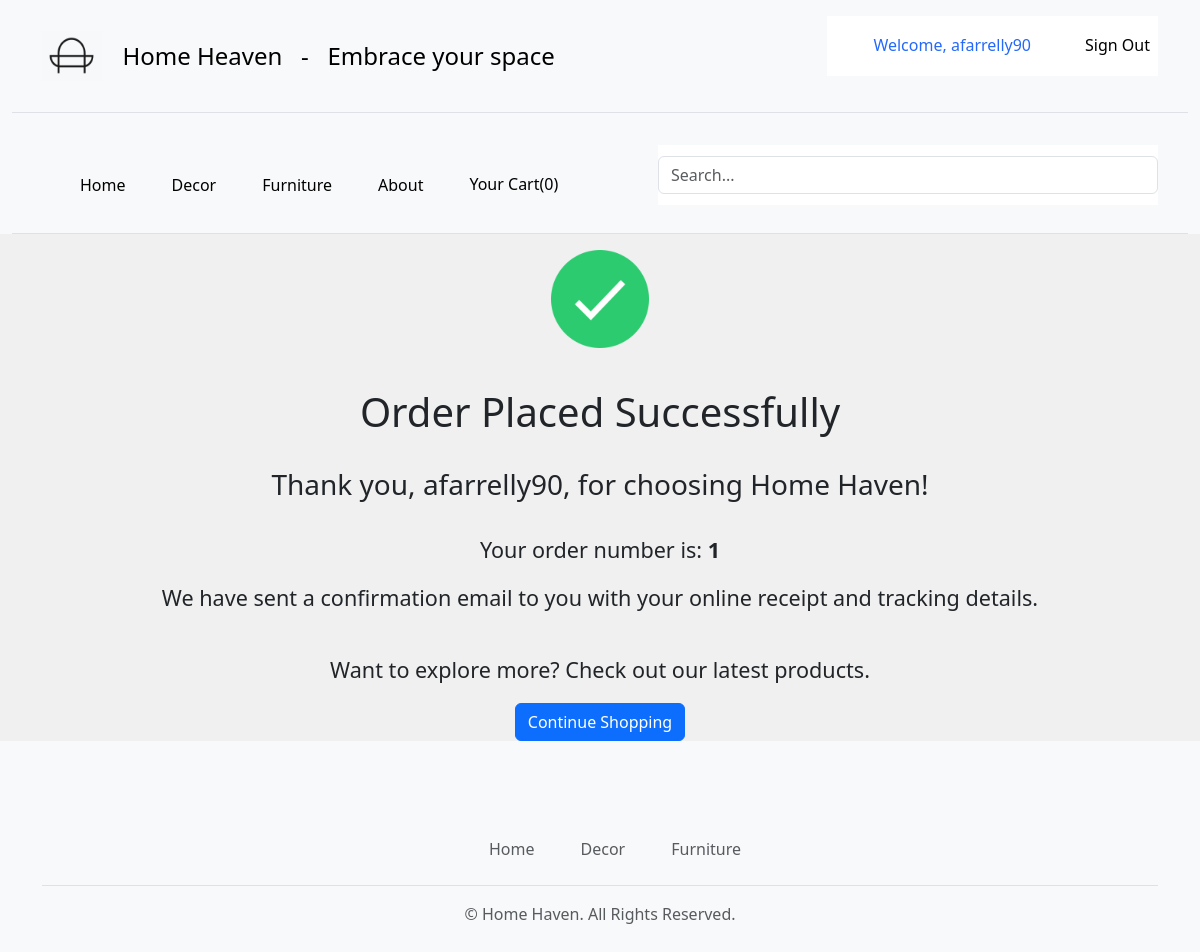
/order/thanks/1/ (signed in), run on the app's committed database.
### accounts/models.py (models this page shows, shortened)
class CustomUser(AbstractUser):
    dob = models.DateField(null=True, blank=True,verbose_name = 'Date of Birth')
    phone = models.CharField(max_length=10, blank=True, null=True, verbose_name='Phone Number')
    signup_date = models.DateTimeField(auto_now_add=True, blank = True, null= True)

### shop/models.py (models this page shows, shortened)
class Category(models.Model):
    id = models.UUIDField(primary_key=True,default=uuid.uuid4,editable=False)
    name = models.CharField(max_length=250, unique=True)
    description = models.TextField(blank = True)
    image = models.ImageField(upload_to = 'category', blank=True)
    class Meta:
        ordering = ('name',)
        verbose_name = 'category'
        verbose_name_plural = 'categories'
    def get_absolute_url(self):
        return reverse('shop:products_by_category', args=[self.id])

### order/models.py (models this page shows, shortened)
class Order(models.Model):
    token = models.CharField(max_length=250, blank=True)
    total = models.DecimalField(max_digits=10, decimal_places=2,
    verbose_name='Euro Order Total')
    emailAddress = models.EmailField(max_length=250, blank=True,
    verbose_name='Email Address')
    created = models.DateTimeField(auto_now_add=True)
    billingName = models.CharField(max_length=250, blank=True)
    billingAddress1 = models.CharField(max_length=250, blank=True)
    billingCity = models.CharField(max_length=250, blank=True)
    billingPostcode = models.CharField(max_length=10, blank=True)
    billingCountry = models.CharField(max_length=200, blank=True)
    shippingName = models.CharField(max_length=250, blank=True)
    shippingAddress1 = models.CharField(max_length=250, blank=True)
    shippingCity = models.CharField(max_length=250, blank=True)
    shippingPostcode = models.CharField(max_length=10, blank=True)
    shippingCountry = models.CharField(max_length=200, blank=True)
    class Meta:
        db_table = 'Order'
        ordering = ['-created']

### order/views.py (the view)
# urls.py: path("thanks/<int:order_id>/", views.thanks_page, name="thanks"),
def thanks_page(request, order_id):
    if order_id:
        customer_order = get_object_or_404(Order, id=order_id)
    return render(request, 'thanks.html',{'customer_order': customer_order})

### cart/context_processors.py (called while the page is built)
def counter(request):
    item_count = 0
    if 'admin' in request.path:
        return {}
    try:
        cart = Cart.objects.get(cart_id=_cart_id(request))
        cart_items = CartItem.objects.filter(cart=cart)
        item_count = sum(cart_item.quantity for cart_item in cart_items)
    except Cart.DoesNotExist:
        item_count = 0
    return {'item_count': item_count}

### cart/views.py (called while the page is built)
def _cart_id(request):
    cart = request.session.session_key
    if not cart:
        cart = request.session.create()
    return cart

### shop/context_processors.py (called while the page is built)
def menu_links(request):
    categories = Category.objects.all()
    return {'categories':categories}

### order/templates/thanks.html (shortened to what this page needs)
{% extends "base.html" %}
{% load static %}
{% block content %}
<div>
    <div class="info-box text-center">
        <img src="{% static 'images/checkmark.png' %}" alt="Checkmark Icon" class="checkmark-icon p-3" style="width: 130px; height: 130px;">
        <br>
        <br>
        <h1 class="text-center">
            Order Placed Successfully
        </h1>
        <br>
        <h3 class="text-center">
            Thank you, {{ user.username }}, for choosing Home Haven!
        </h3>
        <br>
        <p>Your order number is: <b>{{ customer_order.id }}</b></p>
        <p>We have sent a confirmation email to you with your online receipt and tracking details.</p>
        <br>
        <p>Want to explore more? Check out our latest products.</p>
        <a href="/" class="btn btn-primary">Continue Shopping</a>
    </div>
</div>
<br>
<br>
{% endblock %}

### shop/templates/navbar.html (shortened to what this page needs)
{% load static %}
<header class="py-3 mb-4 border-bottom">
  <div class="container d-flex flex-wrap justify-content-center">
    <a href="/" class="d-flex align-items-center mb-3 mb-lg-0 me-lg-auto link-body-emphasis text-decoration-none">
      <img src="{% static 'images/logo2.png' %}" alt="Home Decoration Store" class="bi me-2" width="60" height="50">
      <span class="fs-4">&nbsp&nbspHome Heaven &nbsp&nbsp- &nbsp Embrace your space</span>
    </a>
    <ul class="nav">
      <ul class="navbar">
        {% if user and user.is_authenticated %}
        <li class="nav-item">
          <div class="dropdown">
            <a href="#" class="nav-link" role="button">
              Welcome, {{ user.username }}
            </a>
          </div>
        </li>
        <li class="nav-item">
          <a href="{% url 'logout' %}" class="nav-link link-body-emphasis px-2">Sign Out </a>
        </li>
        {% endif %}
      </ul>
    </ul>
  </div>
</header>
<nav class="py-2 bg-body-tertiary border-bottom">
  <div class="container d-flex flex-wrap">
    <ul class="nav me-auto">
      <li class="nav-item"><a href="{% url 'shop:all_products' %}" class="nav-link link-body-emphasis px-2 active"
          aria-current="page">Home</a></li>
      {% for cat in categories %}
      <li class="nav-item"><a href="{{cat.get_absolute_url}}" class="nav-link link-body-emphasis px-2">{{cat.name}}</a>
      </li>
      {% endfor %}
      <li class="nav-item"><a href="#" class="nav-link link-body-emphasis px-2">About</a></li>
      <li class="nav-item text-center">
        <a class="nav-link link-body-emphasis px-2" href="{% url 'cart:cart_detail' %}">Your Cart({{ item_count|default:"0" }})</a>
      </li>
    </ul>
    <ul class="nav">
      <ul class="navbar search_bar">
        <form class="col-12 col-lg-auto mb-3 mb-lg-0" role="search" method="POST" action="{% url 'search-view' %}">
          <input class="form-control" type="search" placeholder="Search..." name="search_query" aria-label="Search">
        </form>
      </ul>
    </ul>
  </div>
</nav>

### shop/templates/footer.html (shortened to what this page needs)
  <div class="container">
    <footer class="py-3 my-4">
        <ul class="nav justify-content-center border-bottom pb-3 mb-3">
            <li class="nav-item"><a href="#" class="nav-link px-2 text-muted">Home</a></li>
            {% for cat in categories %}
            <li class="nav-item"><a  href="{{cat.get_absolute_url}}" class="nav-link px-2 text-muted">{{cat.name}}</a></li>
            {% endfor %}
          </ul>
            <p class="text-center text-muted">© Home Haven. All Rights Reserved.</p>
      </div>

### static/css/custom.css (style rules this page uses)
.container { max-width: 1200px; margin: 0 auto; padding: 0 20px; }
.info-box { background-color: rgb(240,240,240); }
.info-box p { font-size: 135%; }
.navbar { background-color: rgb(255, 255, 255); height: 60px; display: flex; justify-content: space-between; align-items: center; color: rgb(0, 0, 0); padding: 0 20px; align-content: center; line-height: 10px; margin-bottom: 20px; }
.nav-item { position: relative; text-decoration: none; margin-left: 30px; list-style: none; display: flex; align-items: center; }
.nav-item a { text-decoration: none; color: #2569fa; }
.search_bar { width: 500px; }
.search_bar input { width: 500px; }

### data on the page
CustomUser: username "afarrelly90"
Category: name "Decor"
Category: name "Furniture"
Order: id "1"

### other printed values
{{ item_count|default:"0" }} "0"
